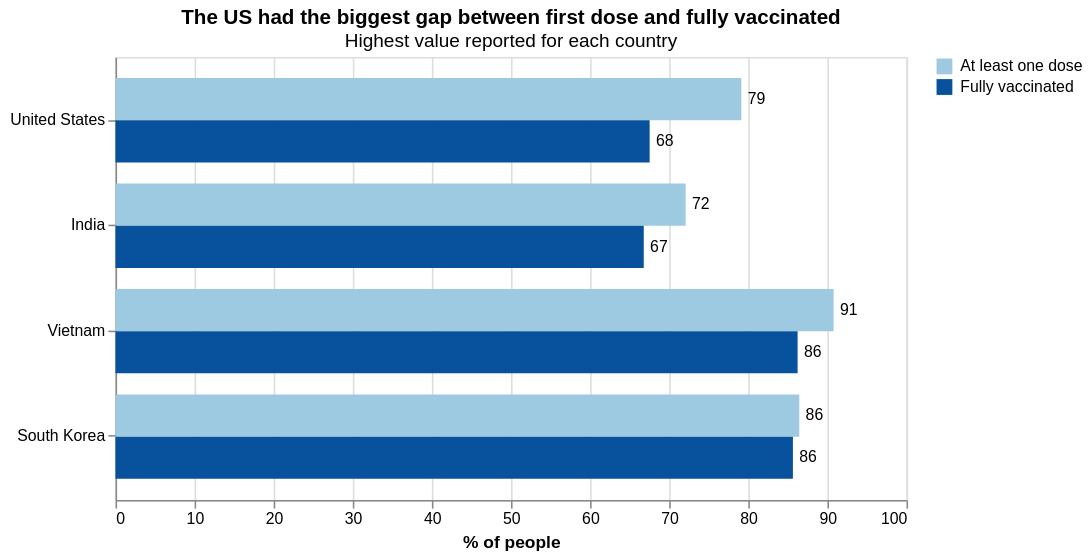

Notebook cell for this chart:
### Markdown cell above
## 10. Chart 3: How many people got a first dose but did not finish?

- Chart type: grouped bar chart
- Encoding: y = country, x = % of people, color = one dose vs fully vaccinated
- Labels: the value is printed on each bar.

### Code cell
four_summary = summary[summary["country"].isin(our_countries)]
four_long = four_summary.melt(id_vars="country", value_vars=["one_dose", "fully"],
                              var_name="measure", value_name="percent")
four_long["measure"] = four_long["measure"].replace({"one_dose": "At least one dose", "fully": "Fully vaccinated"})

bars = alt.Chart(four_long).mark_bar().encode(
    alt.Y("country:N", title=None, sort=our_countries),
    alt.YOffset("measure:N", sort=["At least one dose", "Fully vaccinated"]),
    alt.X("percent:Q", title="% of people", scale=alt.Scale(domain=[0, 100])),
    alt.Color("measure:N", title=None, scale=alt.Scale(range=["#9ecae1", "#08519c"])),
    tooltip=["country", "measure", alt.Tooltip("percent:Q", format=".1f")]
)
values = bars.mark_text(align="left", dx=4, fontSize=10).encode(text=alt.Text("percent:Q", format=".0f"), color=alt.value("black"))

chart3 = (bars + values).properties(width=500, height=280,
    title=alt.TitleParams("The US had the biggest gap between first dose and fully vaccinated",
                          subtitle="Highest value reported for each country"))
chart3

### Figure 1 — Vega-Lite specification as saved in the notebook (floating-point values rounded to 4 significant figures)
{"config": {"view": {"continuousWidth": 300, "continuousHeight": 300}}, "layer": [{"mark": {"type": "bar"}, "encoding": {"color": {"field": "measure", "scale": {"range": ["#9ecae1", "#08519c"]}, "title": null, "type": "nominal"}, "tooltip": [{"field": "country", "type": "nominal"}, {"field": "measure", "type": "nominal"}, {"field": "percent", "format": ".1f", "type": "quantitative"}], "x": {"field": "percent", "scale": {"domain": [0, 100]}, "title": "% of people", "type": "quantitative"}, "y": {"field": "country", "sort": ["United States", "India", "Vietnam", "South Korea"], "title": null, "type": "nominal"}, "yOffset": {"field": "measure", "sort": ["At least one dose", "Fully vaccinated"], "type": "nominal"}}}, {"mark": {"type": "text", "align": "left", "dx": 4, "fontSize": 10}, "encoding": {"color": {"value": "black"}, "text": {"field": "percent", "format": ".0f", "type": "quantitative"}, "tooltip": [{"field": "country", "type": "nominal"}, {"field": "measure", "type": "nominal"}, {"field": "percent", "format": ".1f", "type": "quantitative"}], "x": {"field": "percent", "scale": {"domain": [0, 100]}, "title": "% of people", "type": "quantitative"}, "y": {"field": "country", "sort": ["United States", "India", "Vietnam", "South Korea"], "title": null, "type": "nominal"}, "yOffset": {"field": "measure", "sort": ["At least one dose", "Fully vaccinated"], "type": "nominal"}}}], "data": {"name": "data-475b65e0a9130ef5f34f365b745fe592"}, "height": 280, "title": {"text": "The US had the biggest gap between first dose and fully vaccinated", "subtitle": "Highest value reported for each country"}, "width": 500, "$schema": "https://vega.github.io/schema/vega-lite/v5.20.1.json", "datasets": {"data-475b65e0a9130ef5f34f365b745fe592": [{"country": "India", "measure": "At least one dose", "percent": 72.08}, {"country": "South Korea", "measure": "At least one dose", "percent": 86.45}, {"country": "United States", "measure": "At least one dose", "percent": 79.12}, {"country": "Vietnam", "measure": "At least one dose", "percent": 90.79}, {"country": "India", "measure": "Fully vaccinated", "percent": 66.79}, {"country": "South Korea", "measure": "Fully vaccinated", "percent": 85.64}, {"country": "United States", "measure": "Fully vaccinated", "percent": 67.53}, {"country": "Vietnam", "measure": "Fully vaccinated", "percent": 86.24}]}}
